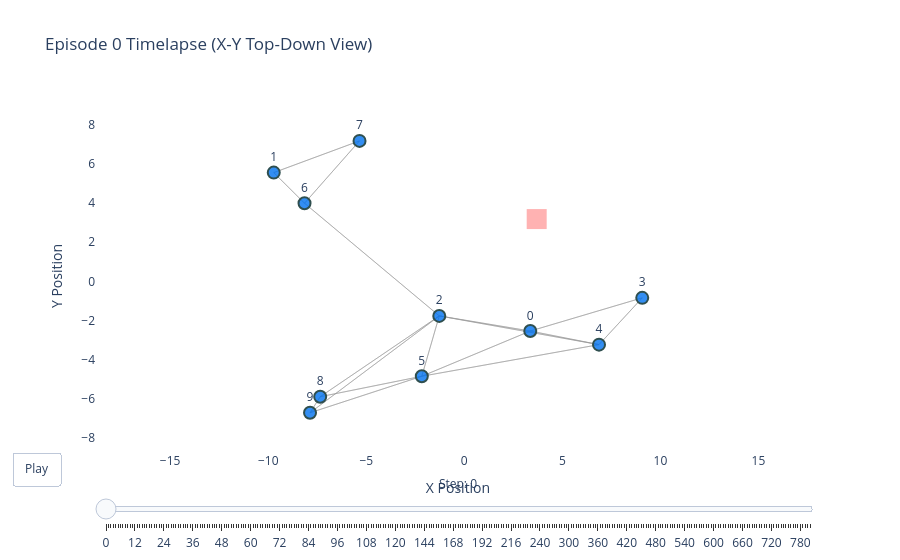

Write notebook code for a chart like this one.
### Markdown cell above
### Visualize an Episode Timelapse

Launch the interactive Plotly viewer. Drag the `Step` slider right and left to scrub through the episode. Turn `view_2d` to `False` if you want a 3D orbital view.

### Code cell
if split_path.exists():
    # Replace 0 with any episode_id found above
    chosen_episode = 0

    fig = visualize_episode_timelapse(
        dataset=dataset,
        episode_id=8,
        title=f"Episode {chosen_episode} Timelapse (X-Y Top-Down View)",
        view_2d=True,  # True for Top-Down (X-Y), False for 3D Orbit
    )

    # fig.show() will render the interactive UI inline in your notebook
    fig.show()
